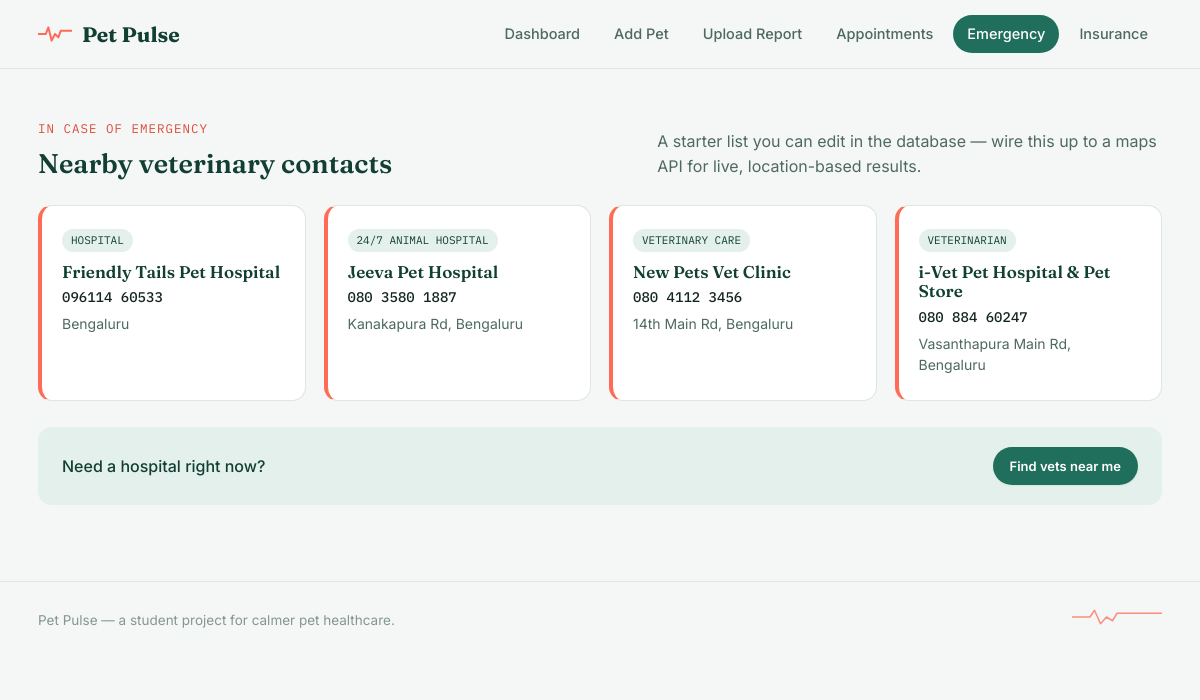
The page /emergency_contacts on the database its author committed.
### tables this page shows
CREATE TABLE emergency_contacts (
                id INTEGER PRIMARY KEY AUTOINCREMENT,
                name TEXT NOT NULL,
                phone TEXT NOT NULL,
                address TEXT,
                type TEXT NOT NULL
            );

### routes.py (the view)
@main_blueprint.route("/emergency_contacts")
def emergency_contacts():
    contacts = models.fetch_emergency_contacts()
    return render_template("emergency_contacts.html", contacts=contacts)

### models.py (called while the page is built)
def get_db_connection():
    if "db" not in g:
        g.db = sqlite3.connect(current_app.config["DATABASE"])
        g.db.row_factory = sqlite3.Row
        g.db.execute("PRAGMA foreign_keys = ON")
    return g.db

def fetch_emergency_contacts():
    db = get_db_connection()
    return db.execute("SELECT * FROM emergency_contacts ORDER BY name ASC").fetchall()

### templates/emergency_contacts.html (shortened to what this page needs)
{% extends "base.html" %}
{% block content %}
<section class="section">
  <div class="shell">
    <div class="section-head">
      <div>
        <span class="eyebrow">In case of emergency</span>
        <h2>Nearby veterinary contacts</h2>
      </div>
      <p>A starter list you can edit in the database &mdash; wire this up to a maps API for live, location-based results.</p>
    </div>
    {% if contacts %}
    <div class="contact-grid">
      {% for c in contacts %}
      <div class="contact-card">
        <span class="contact-type">{{ c.type }}</span>
        <h3>{{ c.name }}</h3>
        <p class="contact-phone">{{ c.phone }}</p>
        {% if c.address %}<p>{{ c.address }}</p>{% endif %}
      </div>
      {% endfor %}
    </div>
    {% else %}
    <p>No emergency contacts on file yet.</p>
    {% endif %}
    <div class="map-cta">
      <p>Need a hospital right now?</p>
      <a class="btn btn-primary btn-sm" href="https://www.google.com/maps/search/veterinary+near+me" target="_blank" rel="noopener">
        Find vets near me
      </a>
    </div>
  </div>
</section>
{% endblock %}

### static/css/style.css (style rules this page uses)
:root { --bg: #F4F7F5; --surface: #FFFFFF; --surface-soft: #EBF1EE; --ink: #142621; --ink-soft: #4E6960; --ink-faint: #85978F; --line: #DDE6E1; --primary: #1F6F5C; --primary-dark: #123F33; --primary-tint: #E4F0EC; --accent: #FF6B57; --accent-dark: #DB4E3C; --accent-tint: #FFE4DE; --radius-sm: 8px; --radius-md: 14px; --radius-lg: 22px; --shadow-sm: 0 1px 2px rgba(20, 38, 33, 0.06); --shadow-md: 0 12px 30px -14px rgba(20, 38, 33, 0.28); --font-display: "Fraunces", "Iowan Old Style", serif; --font-body: "Inter", -apple-system, BlinkMacSystemFont, "Segoe UI", sans-serif; --font-mono: "IBM Plex Mono", "SFMono-Regular", Consolas, monospace; }
* { box-sizing: border-box; }
html { scroll-behavior: smooth; }
body { margin: 0; background: var(--bg); color: var(--ink); font-family: var(--font-body); font-size: 16px; line-height: 1.55; -webkit-font-smoothing: antialiased; }
.shell { max-width: 1180px; margin: 0 auto; padding: 0 28px; }
h1, h2, h3, h4 { font-family: var(--font-display); color: var(--primary-dark); font-weight: 600; line-height: 1.15; margin: 0 0 0.4em; }
a { color: var(--primary); text-decoration: none; }
.eyebrow { font-family: var(--font-mono); font-size: 12.5px; letter-spacing: 0.08em; text-transform: uppercase; color: var(--accent-dark); display: inline-flex; align-items: center; gap: 8px; }
.btn { display: inline-flex; align-items: center; justify-content: center; gap: 8px; font-family: var(--font-body); font-weight: 600; font-size: 14.5px; padding: 11px 22px; border-radius: 999px; border: 1px solid transparent; cursor: pointer; transition: transform 0.12s ease, box-shadow 0.12s ease, background 0.15s ease; }
.btn-primary { background: var(--primary); color: #fff; box-shadow: var(--shadow-sm); }
.btn-sm { padding: 8px 16px; font-size: 13px; }
.section { padding: 46px 0; }
.section-head { display: flex; align-items: flex-end; justify-content: space-between; gap: 20px; margin-bottom: 26px; flex-wrap: wrap; }
.section-head h2 { font-size: 27px; margin: 8px 0 0; }
.section-head p { margin: 0; color: var(--ink-soft); max-width: 50ch; }
.contact-grid { display: grid; grid-template-columns: repeat(auto-fill, minmax(260px, 1fr)); gap: 18px; }
.contact-card { background: var(--surface); border: 1px solid var(--line); border-radius: var(--radius-md); padding: 20px; border-left: 4px solid var(--accent); }
.contact-card h3 { font-size: 17px; margin-bottom: 6px; }
.contact-card .contact-type { display: inline-block; font-family: var(--font-mono); font-size: 11px; text-transform: uppercase; color: var(--primary-dark); background: var(--primary-tint); padding: 3px 9px; border-radius: 999px; margin-bottom: 10px; }
.contact-card p { margin: 4px 0; font-size: 14px; color: var(--ink-soft); }
.contact-card .contact-phone { color: var(--ink); font-family: var(--font-mono); font-weight: 500; }
.map-cta { margin-top: 26px; padding: 20px 24px; border-radius: var(--radius-md); background: var(--primary-tint); display: flex; align-items: center; justify-content: space-between; gap: 16px; flex-wrap: wrap; }
.map-cta p { margin: 0; color: var(--primary-dark); font-weight: 500; }

### rows shown on the page
emergency_contacts: type "HOSPITAL", name "Friendly Tails Pet Hospital", phone "096114 60533", address "Bengaluru"
emergency_contacts: type "24/7 ANIMAL HOSPITAL", name "Jeeva Pet Hospital", phone "080 3580 1887", address "Kanakapura Rd, Bengaluru"
emergency_contacts: type "VETERINARY CARE", name "New Pets Vet Clinic", phone "080 4112 3456", address "14th Main Rd, Bengaluru"
emergency_contacts: type "VETERINARIAN", name "i-Vet Pet Hospital & Pet Store", phone "080 884 60247", address "Vasanthapura Main Rd, Bengaluru"
